Frame 1 (no input): blank canvas, image omitted
Frame 60 (the mouse pressed at the canvas centre just before this capture): blank canvas, image omitted
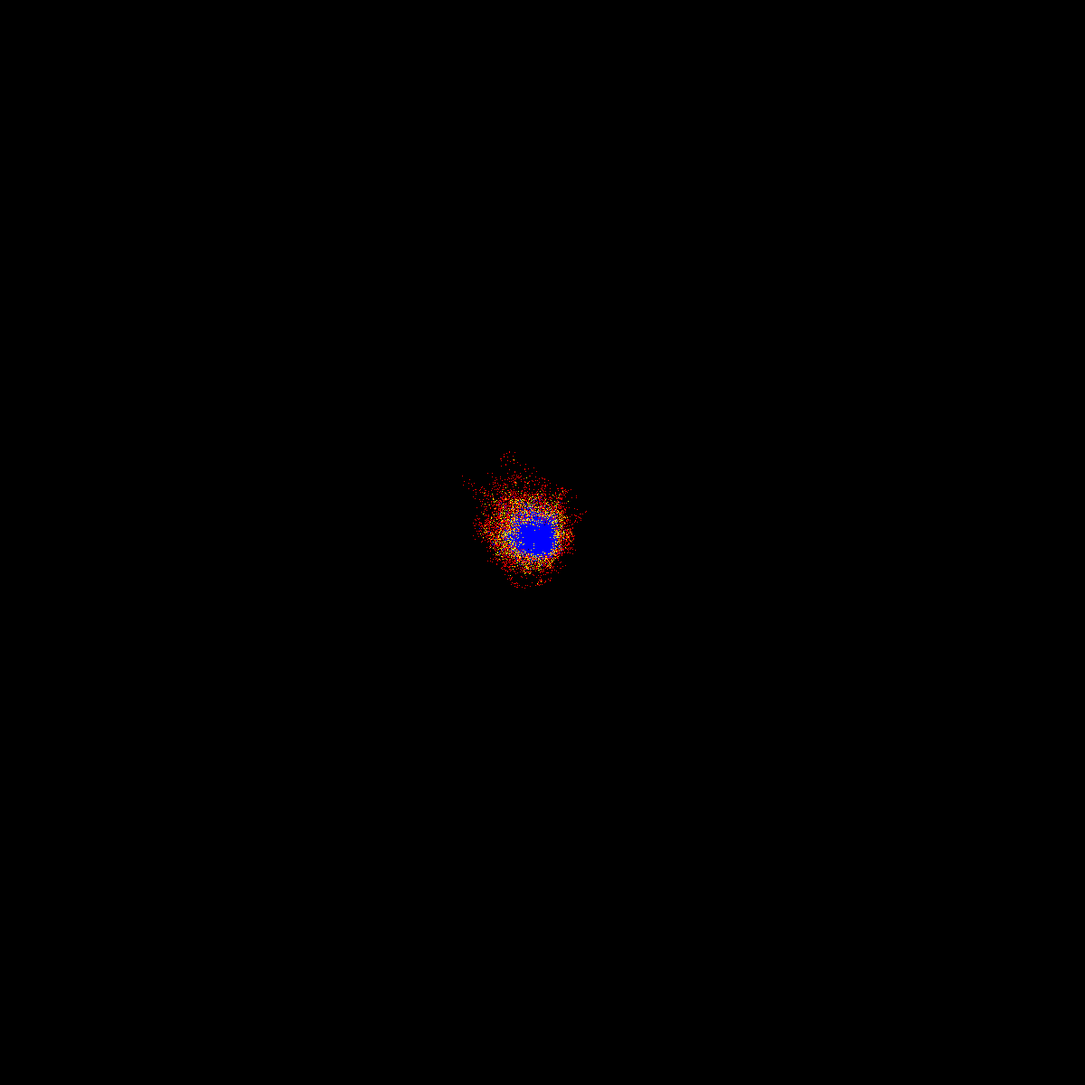
Frame 120 (the mouse held since frame 60 and released just before this capture)

The Processing sketch whose frames 1 and 60 were blank and that drew this single picture after the mouse press (run headless with seeded random() and noise(); from frame 60 on, the mouse is pressed at the canvas centre):

// Processing sketch: WalkersMarch
// ── WalkersMarch.pde
import java.util.Random;
ArrayList<Walker> walkers = new ArrayList<Walker>() ;
Random rand ;
void setup()
{
  background(0);
  size(1200,1200);
  rand = new Random();
}


//press p for perlin noise ,r for the usual random() , g for a gausian distibution,m for 50% random , %50 following the mouse
static int stepType = 0;
void draw()
{

  if(mousePressed)
  {
      createWalkers(stepType) ;
  }
  
  if(keyPressed)
  {
    if(key == '1')
    {
       stepType = 0;        
    }
    if(key == '2')
    {
         stepType = 1;
    }
    if(key == '3')
    {    
        stepType = 2;
    }
     if(key == '4')
    {    
        stepType = 3;
    }
  }
  
    loadPixels();
   for(int i = 0 ; i < walkers.size();i++)
    {  
      if(outOfBoundry(walkers.get(i)))
          walkers.remove(walkers.get(i));
          
      walkers.get(i).step(stepType);//or pStep or rSrep
      walkers.get(i).display();
    
    }     
    updatePixels();  
}
void createWalkers(int stepType)
{
  for(int i = 0 ; i < 10;i++)
      {
           walkers.add(new Walker((int)mouseX,(int)mouseY,stepType));  
      } 
}
boolean outOfBoundry(Walker walker)
{
    if(walker.x < 0 || walker.x > width || walker.y < 0 || walker.y > height)
    {
      return false;
    }
    else
    return false;

}
class Walker
{

  int x ,y ,px,py;
  int stepType;

  Walker()
  {
    x = width/2;
    y = height /2;
  
  }
  Walker(int nx , int ny,int chosenStepType)
  {
    x = nx ;
    y = ny ;
    stepType = chosenStepType;
  
  }
  float t = 10;
  
  void step(int stepType)
  {
    if(stepType == 0)
      pStep();
    else if(stepType == 1)
      rStep();
    else if(stepType == 2)
      gStep();
   else if(stepType == 3)
      mStep();
   
  }
  void pStep()
  {
    
    
     float stepsize = map(noise(t),0,1,0,20);
    t += 0.00001;
    float stepx = random(-stepsize,stepsize);
    float stepy = random(-stepsize,stepsize);
    px = x;
    py = y;
    x += stepx;
    y += stepy;
    x = constrain(x, 0, width-1);
    y = constrain(y, 0, height-1);
      
  }
  void gStep()
  {
     int rx = (int)random(3)-1;
    int ry = (int)random(3)-1;
    float rd = (float)rand.nextGaussian();
    float  distance = rd + 3;
    px = x;
    py = y;
    x = constrain(x+(int)(rx*distance),0,width-1);
    y = constrain(y+(int)(ry*distance),0,height-1);

  }
  void rStep()
  {
    x += (int)random(-2,2);
    y += (int)random(-2,2);
     x = constrain(x,0,width-1);
    y = constrain(y,0,height-1);
  }
  void mStep()
  {
    int rx = (int)random(3)-1;
    int ry = (int)random(3)-1;
    float choice = random(1);
    
    if(choice < 0.5)
     {
      x +=  rx;
      y +=  ry;
     }
     else
     {
        if(mouseX > x)
          x += 1;
        else if(mouseX <= x)
          x -= 1;
       
        if(mouseY > y)
          y += 1;
        else if(mouseY <= y)
          y -= 1;
     }
    x = constrain(x,0,width-1);
    y = constrain(y,0,height-1);
      
  }
  
  void display()
  {
   
    if(pixels[x+y*width] ==  color(0))
        pixels[x+y*width]  = color(255, 0, 0);
    else if (pixels[x+y*width] == color(255, 0, 0))
        pixels[x+y*width]  = color(255,255,0);
    else if (pixels[x+y*width] == color(255,255,0))
        pixels[x+y*width]  = color(0,0,255);
  }

}
